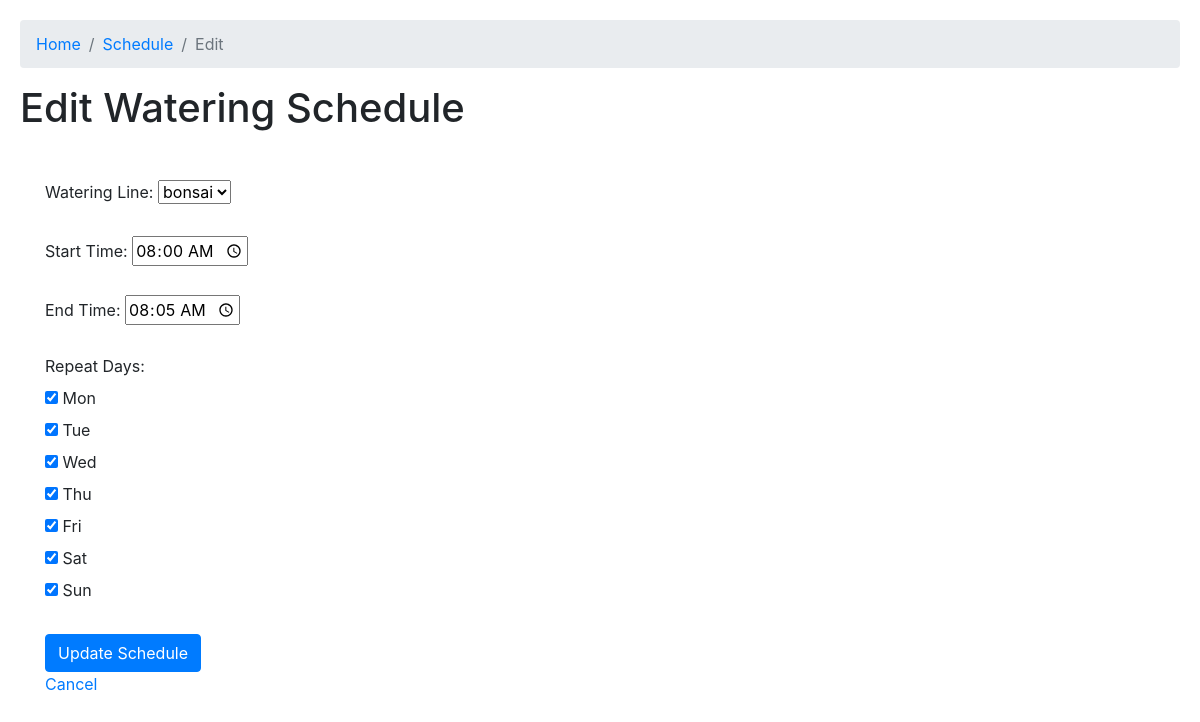
Before: /schedules/edit/5 with the older database file.
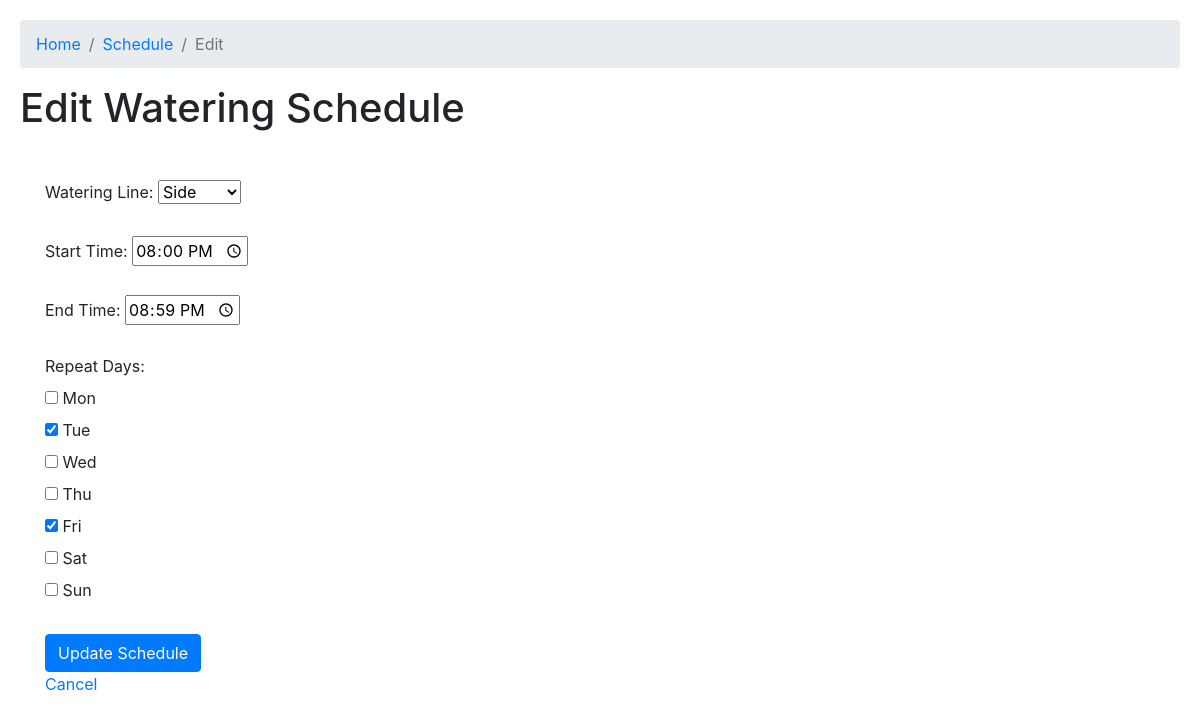
After: the same page with the newer database file.
### tables this page shows
CREATE TABLE watering_schedule (
        id INTEGER PRIMARY KEY AUTOINCREMENT,
        watering_line_id INTEGER NOT NULL,
        start_time TEXT NOT NULL,
        end_time TEXT NOT NULL,
        repeat_days TEXT NOT NULL,
        FOREIGN KEY (watering_line_id) REFERENCES watering_lines (id) ON DELETE CASCADE
    );

CREATE TABLE watering_lines (
        id INTEGER PRIMARY KEY AUTOINCREMENT,
        name TEXT NOT NULL,
        gpio_pin INTEGER NOT NULL UNIQUE
    );

### main.py (the view, shortened to what this page needs)
@app.route("/schedules/edit/<int:schedule_id>", methods=["GET", "POST"])
def edit_schedule(schedule_id):
    with SQLite() as db:
        if request.method == "GET":
            schedule = db.execute(
                "SELECT * FROM watering_schedule WHERE id = ?", (schedule_id,)
            ).fetchone()
            watering_lines = db.execute("SELECT id, name FROM watering_lines").fetchall()
            if not schedule:
                return "Schedule not found", 404
            return render_template(
                "edit_schedule.html", schedule=schedule, watering_lines=watering_lines
            )
    reload_schedules()  # Reload schedules to reflect the change
    return redirect(url_for("list_schedules"))

### utils.py (called while the page is built)
def dict_factory(cursor, row):
    fields = [column[0] for column in cursor.description]
    return {key: value for key, value in zip(fields, row)}

    def __enter__(self):
        try:
            self.conn = sqlite3.connect(self.file)
            self.conn.row_factory = dict_factory
            return self.conn
        except sqlite3.Error as e:
            raise RuntimeError(f"Database connection failed: {e}")

    def __exit__(self, type, value, traceback):
        if self.conn:
            if traceback is None:  # Commit only if no exception occurred
                self.conn.commit()
            self.conn.close()

### templates/edit_schedule.html
{% extends 'layout.html' %} {% block header %}
<h1>{% block title %}Edit Watering Schedule{% endblock %}</h1>
{% endblock %} {% block nav%}
<li class="breadcrumb-item"><a href="/">Home</a></li>
<li class="breadcrumb-item"><a href="{{ url_for('list_schedules')}}">Schedule</a></li>
<li class="breadcrumb-item active" aria-current="page">Edit</li>
{% endblock %} {% block content %}
    <form method="POST">
      <label for="watering_line_id">Watering Line:</label>
      <select id="watering_line_id" name="watering_line_id">
        {% for line in watering_lines %}
        <option value="{{ line.id }}" {% if line.id == schedule.watering_line_id %}selected{% endif %}>
          {{ line.name }}
        </option>
        {% endfor %}
      </select><br /><br />
      <label for="start_time">Start Time:</label>
      <input
        type="time"
        id="start_time"
        name="start_time"
        value="{{ schedule.start_time }}"
        required
      /><br /><br />
      <label for="end_time">End Time:</label>
      <input
        type="time"
        id="end_time"
        name="end_time"
        value="{{ schedule.end_time }}"
        required
      /><br /><br />
      <label>Repeat Days:</label><br />
      {% for day in ["Mon", "Tue", "Wed", "Thu", "Fri", "Sat", "Sun"] %}
      <input
        type="checkbox"
        id="{{ day }}"
        name="repeat_days"
        value="{{ day }}"
        {% if day in schedule.repeat_days.split(',') %}checked{% endif %}
      />
      <label for="{{ day }}">{{ day }}</label><br />
      {% endfor %}
      <br />
      <button type="submit" class="btn btn-primary">Update Schedule</button>
    </form>
    <a href="{{ url_for('list_schedules') }}">Cancel</a>
{% endblock %}

Changed rows visible on the page:
changed watering_schedule: watering_line_id "bonsai" → "Side"; start_time "08:00" → "20:00"; end_time "08:05" → "20:59"; repeat_days "☑" → "☐"
